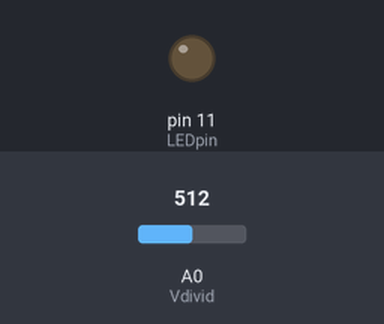
The sketch below on a simulated Arduino Uno, built with avr-gcc and run on an emulated ATmega328P. Shown: output pins drawn as LEDs (lit = HIGH). The test bench sets the inputs (shaded band); at power-on: A0 (Vdivid) = 512.

Above: at 1.8 s.
1.9 s: A0 (Vdivid) set to 490
At 3.2 s:
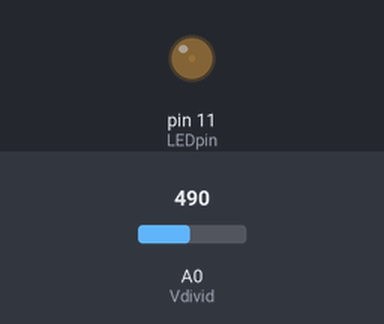
3.5 s: A0 (Vdivid) set to 306
At 4.7 s:
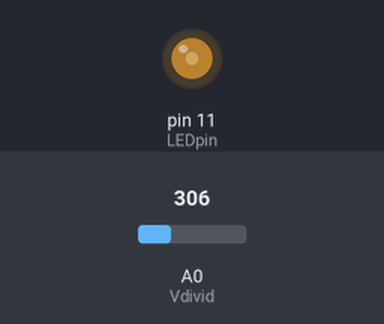
5.5 s: A0 (Vdivid) set to 122
At 6.3 s:
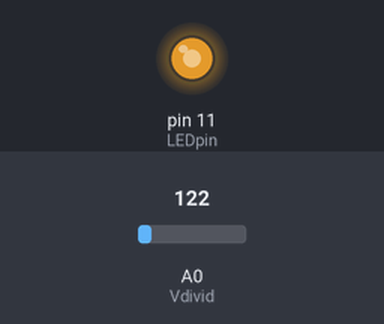
Timing chart, 0 to 8.5 s (numbered marks = the images above; inputs shaded):
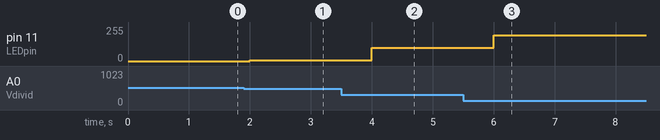

The sketch:

Ldr_sensor.ino
```cpp
int Vdivid = A0;
int LEDpin = 11;
int thresh = 500;
int reading, bright;
void setup()
{
pinMode(LEDpin, OUTPUT);
}
void loop()
{
reading = analogRead(Vdivid);
bright = 0;
if(reading<thresh) bright = map(reading, 0, thresh, 255, 0);
analogWrite(LEDpin, bright);
delay(1000);
}
```

Measured:
- after the input at 1.9 s, pin 11 (LEDpin): 0/255 → 6/255 after 0.10 s
- after the input at 3.5 s, pin 11 (LEDpin): 6/255 → 99/255 after 0.50 s
- after the input at 5.5 s, pin 11 (LEDpin): 99/255 → 193/255 after 0.50 s
